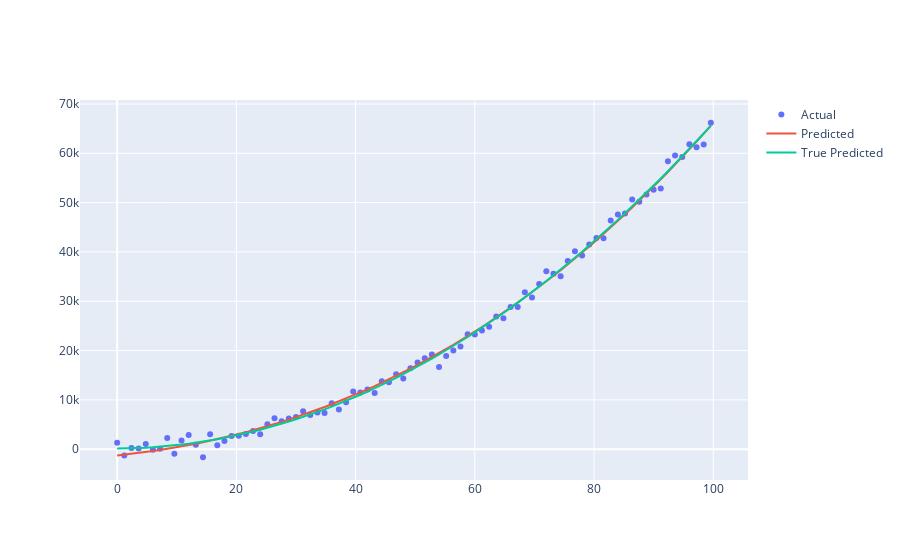

The notebook cell this image was saved under:
### Code cell
for i in range(0, theta_array.shape[1], 200):
    theta_ = model_poly.denormalize_theta(theta_normalized= theta_array[:, i].reshape(-1, 1), input= X_poly, output= Y_poly)
    clear_output(wait=True)
    plot_graph(title_1='Actual', title_2='Predicted',  title_3='True Predicted', 
           style_1='markers', style_2='lines', style_3='lines',
           x1=x_value.reshape(-1,), y1=y_value.reshape(-1,),
           x2=x_value.reshape(-1,), y2=function(X=X_poly, theta=theta_),
           x3=x_value.reshape(-1,), y3=function(X=X_poly, theta=theta_true))
    time.sleep(1)  # Wait for 1 second before clearing and showing the next figure
